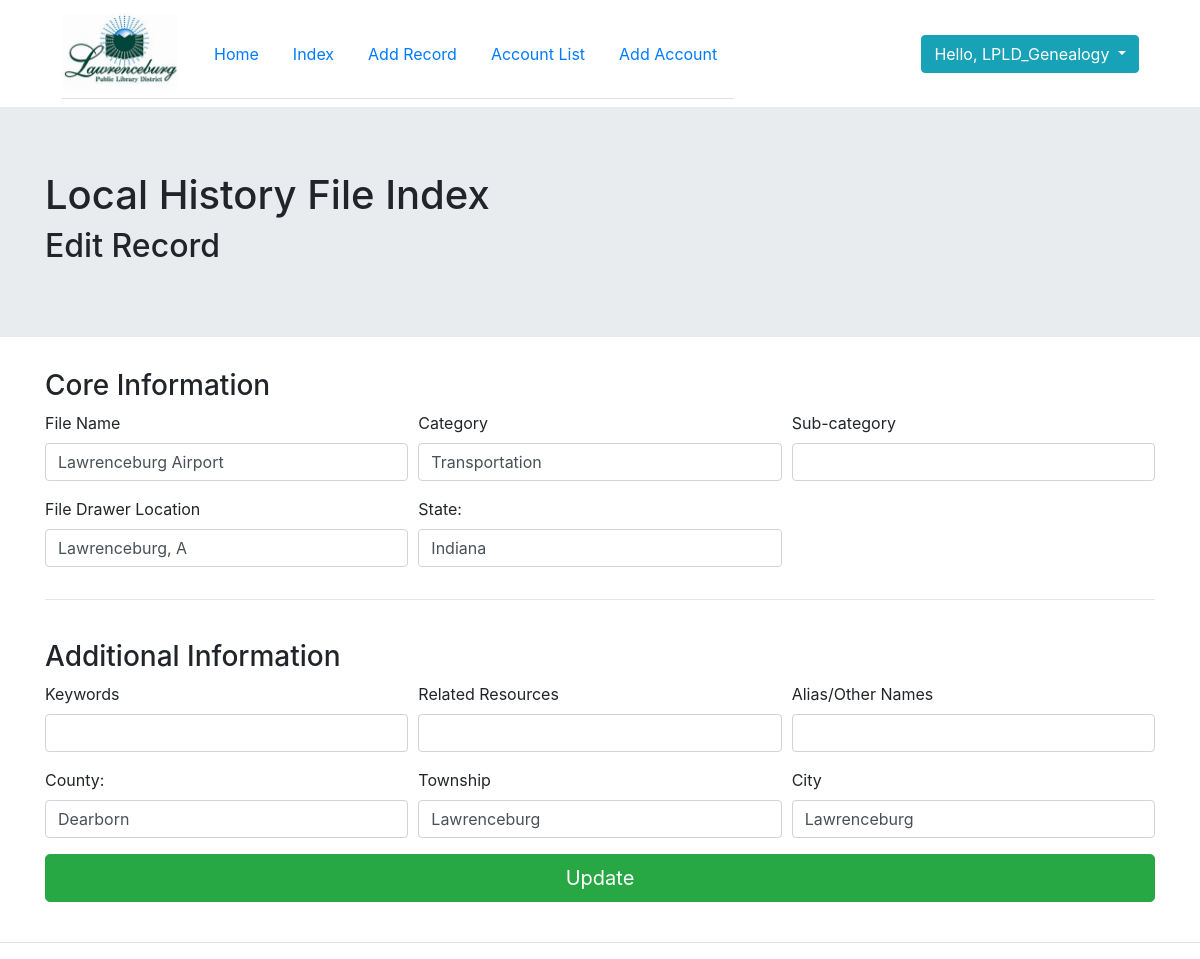
Screenshot of /edit_file.php?id=1 (signed in) with the database file from the repository.
### tables this page shows
CREATE TABLE `files` (
  `id` int(15) NOT NULL,
  `filename` varchar(255) NOT NULL,
  `category` varchar(255) NOT NULL,
  `subcategory` varchar(255) DEFAULT NULL,
  `file_location` varchar(255) NOT NULL,
  `state` varchar(255) NOT NULL,
  `county` varchar(255) DEFAULT NULL,
  `township` varchar(255) DEFAULT NULL,
  `city` varchar(255) DEFAULT NULL,
  `related` varchar(255) DEFAULT NULL,
  `alias` varchar(255) DEFAULT NULL,
  `keywords` varchar(255) DEFAULT NULL
);

### edit_file.php (the view, shortened to what this page needs)
<?php
require_once 'includes/header.php';
require_once 'includes/database.php';
$id = filter_input(INPUT_GET, 'id', FILTER_SANITIZE_NUMBER_INT);
$sql = "SELECT * FROM files WHERE id=$id";
$query = $db->query($sql);
if (!$query) {
    $errno = $db->connect_errno;
    $errmsg = $db->connect_error;
    die("Connection to database failed: ($errno) $errmsg.");
} else {
    $data = $query->fetch_assoc();
}
?>
<div class="jumbotron jumbotron-fluid">
    <div class="container">
        <h1>Local History File Index</h1>
        <h2>Edit Record</h2>
    </div>
</div>
<div class="container">
    <form action="edit_SQL.php" method="post">
        <h3>Core Information</h3>
        <div class="form-row">
            <div class="form-group col-md-4">
                <label for="filename">File Name</label>
                <input type="text" name="filename" class="form-control" value="<?php echo $data['filename'] ?>" autofocus required>
            </div>
            <div class="form-group col-md-4">
                <label for="subject">Category</label>
                <input type="text" name="category" class="form-control" value="<?php echo $data['category'] ?>" required>
            </div>
            <div class="form-group col-md-4">
                <label for="subcategory">Sub-category</label>
                <input type="text" name="subcategory" class="form-control" value="<?php echo $data['subcategory'] ?>">
            </div>
            <div class="form-group col-md-4">
                <label for="file_location">File Drawer Location</label>
                <input type="text" name="file_location" class="form-control" value="<?php echo $data['file_location'] ?>" required>
            </div>
            <div class="form-group col-md-4">
                <label for="state">State:</label>
                <input type="text" class="form-control" id="state" name="state" value="<?php echo $data['state'] ?>" required>
            </div>
        </div>
        <hr/>
        <br/>
        <h3>Additional Information</h3>
        <div class="form-row">
            <div class="form-group col-md-4">
                <label for="alias">Keywords</label>
                <input type="text" name="keywords" class="form-control" value="<?php echo $data['keywords'] ?>">
            </div>
            <div class="form-group col-md-4">
                <label for="related files">Related Resources</label>
                <input type="text" name="related" class="form-control" value="<?php echo $data['related'] ?>">
            </div>
            <div class="form-group col-md-4">
                <label for="alias">Alias/Other Names</label>
                <input type="text" name="alias" class="form-control" value="<?php echo $data['alias'] ?>">
            </div>
        </div>
        <div class="form-row">
            <div class="form-group col-md-4">
                <label for="county">County:</label>
                <input type="text" class="form-control" id="county" name="county" value="<?php echo $data['county'] ?>">
            </div>
            <div class="form-group col-md-4">
                <label for="township">Township</label>
                <input type="text" name="township" class="form-control" value="<?php echo $data['township'] ?>">
            </div>
            <div class="form-group col-md-4">
                <label for="city">City</label>
                <input type="text" name="city" class="form-control" value="<?php echo $data['city'] ?>">
            </div>
        </div>
        <button type="submit" class="btn btn-success btn-lg btn-block">Update</button> <br/>
    </form>
</div>
<?php
require_once 'includes/footer.php';

### rows the page displays
files: filename "Lawrenceburg Airport", category "Transportation", file_location "Lawrenceburg, A", state "Indiana", county "Dearborn", township "Lawrenceburg", city "Lawrenceburg"

### other values shown
$_SESSION["username"] "LPLD_Genealogy"
